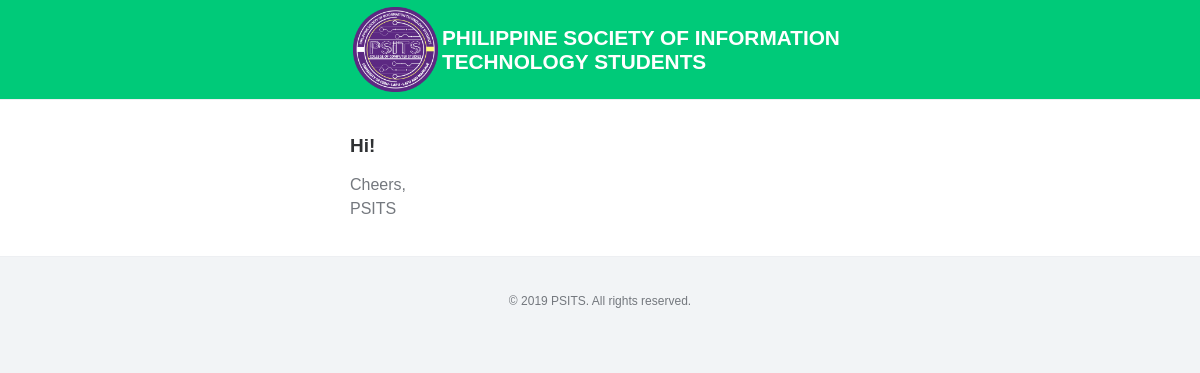
The page /template.php on the database its author committed.
### tables this page shows
CREATE TABLE `settings` (
  `id` int(11) NOT NULL,
  `colors` text NOT NULL,
  `labels` text NOT NULL,
  `privileges` text NOT NULL,
  `images` text NOT NULL,
  `webmail` text NOT NULL,
  `department` text NOT NULL,
  `web` text NOT NULL
);

### config/config.php (called while the page is built, shortened)
<?php
  $dbname = getenv('DB_NAME');
  $dbhost = getenv('DB_HOST');
  $dbuser = getenv('DB_USER');
  $dbpass = getenv('DB_PASS');
  try {
    $con = new PDO("mysql:host={$dbhost};dbname={$dbname}",$dbuser,$dbpass);
  } catch(Exception $e) {
    echo '<h4 style="font-family: Century Gothic;">Could not establish mysql connection in '.$dbhost.'</h4>';
    exit;
  }
  $settings = $con->prepare("SELECT * FROM settings ORDER BY id DESC LIMIT 1");
  $settings->execute();
  $settings = $settings->fetchAll(PDO::FETCH_ASSOC);
  $settings = json_decode(json_encode($settings),true)[0];
  $colors = json_decode($settings['colors'],true);
  $labels = json_decode($settings['labels'],true);
  $images = json_decode($settings['images'],true);
  $web = json_decode($settings['web'],true);
  $webhost = $web['domain'];
?>

### template.php (the view, shortened to what this page needs)
<?php include('config/config.php') ?>
<html xmlns="http://www.w3.org/1999/xhtml"><head>
  </head>
  <body>
    <table class="email-wrapper" width="100%" cellpadding="0" cellspacing="0">
      <tbody><tr>
        <td align="center">
          <table class="email-content" width="100%" cellpadding="0" cellspacing="0">
            <tbody><tr style="background: <?php echo $colors['nav-bar'] ?>;">
              <td class="email-masthead" style="padding: 4px 0;">
                <table class="logo" width="500" style="margin: 0 auto;">
                  <tr>
                    <td rowspan="2" width="85">
                      <img src="<?php echo $webhost.$images['logo'] ?>" width="85">
                    </td>
                    <td style="vertical-align: center;" class="logo1">
                      <h1><a href=""><?php echo $labels['abbr'] ?></a></h1>
                    </td>
                  </tr>
                </table>
              </td>
            </tr>
            <tr>
              <td class="email-body" width="100%" cellpadding="0" cellspacing="0">
                <table class="email-body_inner" align="center" width="570" cellpadding="0" cellspacing="0">
                  <tbody><tr>
                    <td class="content-cell">
                      <?php if (isset($_GET['collection_id'])): ?>
                      <h1>Hi <?php echo explode(', ',$_GET['name'])[1] ?>,</h1>
                      <p>Thanks for participating the event.</p>
                      <table class="discount" align="center" width="100%" cellpadding="0" cellspacing="0">
                        <tbody><tr>
                          <td align="center">
                            <h1 class="discount_heading">Validate your payment!</h1>
                            <h2 style="margin:0;text-align:center;">Total</h2>
                            Php <?php printf('%.2f',$_GET['amount']) ?>
                            <h2 style="margin:0; text-align:center;">Date</h2>
                            <span>
                              <?php echo date('F d, Y') ?>
                            </span>
                            <p class="discount_body">
                              Open the link below to confirm whether your payment went through our records or not.</p>
                            <table width="100%" border="0" cellspacing="0" cellpadding="0">
                              <tbody><tr>
                                <td align="center">
                                  <table border="0" cellspacing="0" cellpadding="0">
                                    <tbody><tr>
                                      <td>
                                        <a href="<?php echo $webhost ?>account/?tab=payment&confirm&id=<?php echo $_GET['collection_id'] ?>" class="button button--green" target="_blank" style="color: #fff;text-align:center;">Confirm</a>
                                      </td>
                                    </tr>
                                  </tbody></table>
                                </td>
                              </tr>
                            </tbody></table>
                          </td>
                        </tr>
                      </tbody></table>
                      <table class="purchase" width="100%" cellpadding="0" cellspacing="0" style="padding-bottom: 0;">
                        <tbody><tr>
                          <td>
                            <?php
                            $id = 100000000+(int)$_GET['collection_id'];
                            $id = (string)$id;
                            $id = '#'.substr($id,1);
                             ?>
                            <h3><?php echo $id ?></h3></td>
                          <td>
                            <!-- <h3 class="align-right">
                              <?php echo date('d-m-Y') ?>
                            </h3> -->
                          </td>
                        </tr>
                        <tr>
                          <td colspan="2">
                            Event     : <?php echo $_GET['event'] ?>
                          </td>
                        </tr>
                          <?php if(isset($_GET['size'])): ?>
                            <tr>
                              <td colspan="2">
                                Size     : <?php echo $_GET['size'] ?>
                              </td>
                            </tr>
                          <?php endif; ?>
                          <tr>
                            <td colspan="2">
                              Issued by : <?php echo $_GET['user'] ?>
                            </td>
                          </tr>
                          <tr>
                            <td colspan="2">
                              Issued to : <?php echo $_GET['name'] ?>
                            </td>
                          </tr>
                      </tbody></table>
                      <table class="purchase_content" width="100%" cellpadding="0" cellspacing="0" style="padding-bottom: 40px;">
                      <tbody><tr>
                        <th class="purchase_heading">
                          <p>Description</p>
                        </th>
                        <th class="purchase_heading">
                          <p class="align-right">Amount</p>
                        </th>
                      </tr><tr>
                        <td width="80%" class="purchase_item">
                          <?php echo $_GET['event'] ?>
                        </td>
                        <td class="align-right" width="20%">
                           <?php printf('%.2f',$_GET['amount']) ?>
                        </td>
                      </tr><tr>
                        <td width="80%" class="purchase_footer" valign="top">
                          <p class="purchase_total purchase_total--label">Total</p>
                        </td>
                        <td class="purchase_footer" valign="top" style="white-space: nowrap;">
                          <p class="purchase_total">
                            Php  <?php printf('%.2f',$_GET['amount'
                            ]) ?>
                          </p>
                        </td>
                      </tr>
                    </tbody></table>
                      <?php else: ?>
                        <h1>Hi!</h1>
                      <?php endif; ?>
                      <p>Cheers,
                        <br><?php echo $labels['text-logo'] ?></p>
                    </td>
                  </tr>
                </tbody></table>
              </td>
            </tr>
            <tr>
              <td>
                <table class="email-footer" align="center" width="570" cellpadding="0" cellspacing="0">
                  <tbody><tr>
                    <td class="content-cell" align="center">
                      <p class="sub align-center">&copy; 2019 <?php echo $labels['text-logo'] ?>. All rights reserved.</p>
                    </td>
                  </tr>
                </tbody></table>
              </td>
            </tr>
          </tbody></table>
        </td>
      </tr>
    </tbody></table>
</body></html>

### template.php (style rules this page uses)
*:not(br):not(tr):not(html) { font-family: Arial, 'Helvetica Neue', Helvetica, sans-serif; box-sizing: border-box; }
body { width: 100% !important; height: 100%; margin: 0; line-height: 1.4; background-color: #F2F4F6; color: #74787E; -webkit-text-size-adjust: none; }
p, ul, ol, blockquote { line-height: 1.4; text-align: left; }
a { color: #3869D4; }
td { word-break: break-word; }
.email-wrapper { width: 100%; margin: 0; padding: 0; -premailer-width: 100%; -premailer-cellpadding: 0; -premailer-cellspacing: 0; background-color: #F2F4F6; }
.email-content { width: 100%; margin: 0; padding: 0; -premailer-width: 100%; -premailer-cellpadding: 0; -premailer-cellspacing: 0; }
.email-masthead { padding: 25px 0; text-align: center; }
.email-body { width: 100%; margin: 0; padding: 0; -premailer-width: 100%; -premailer-cellpadding: 0; -premailer-cellspacing: 0; border-top: 1px solid #EDEFF2; border-bottom: 1px solid #EDEFF2; background-color: #FFFFFF; }
.email-body_inner { width: 570px; margin: 0 auto; padding: 0; -premailer-width: 570px; -premailer-cellpadding: 0; -premailer-cellspacing: 0; background-color: #FFFFFF; }
.email-footer { width: 570px; margin: 0 auto; padding: 0; -premailer-width: 570px; -premailer-cellpadding: 0; -premailer-cellspacing: 0; text-align: center; }
.content-cell { padding: 35px; }
.align-center { text-align: center; }
h1 { margin-top: 0; color: #2F3133; font-size: 19px; font-weight: bold; text-align: left; }
p { margin-top: 0; color: #74787E; font-size: 16px; line-height: 1.5em; text-align: left; }
p.sub { font-size: 12px; }
.logo1 h1,.logo2 h1 { margin: 0; }
.logo1 h1 { font-size: 1.3em; }
.logo1 h1 > a,.logo2 h1 > a { text-decoration: none; color: #fff; }

### rows shown on the page
settings: labels "PHILIPPINE SOCIETY OF INFORMATION TECHNOLOGY STUDENTS", labels "PSITS"
